Frame 1 (no input): blank canvas, image omitted
Frame 60 (the mouse pressed at the canvas centre just before this capture): blank canvas, image omitted
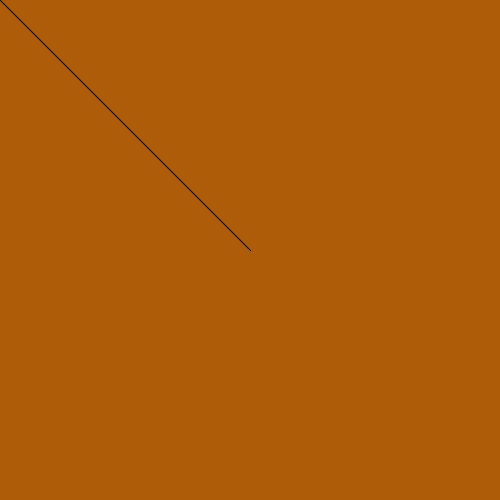
Frame 120 (the mouse held since frame 60 and released just before this capture)

The Processing sketch whose frames 1 and 60 were blank and that drew this single picture after the mouse press (run headless with seeded random() and noise(); from frame 60 on, the mouse is pressed at the canvas centre):

// Processing sketch: week01_5_stroke_painter
// ── week01_5_stroke_painter.pde
void setup()
{
  size(500,500);
  background(#AF5C09);//先背景
  stroke(0,0,0);//筆觸黑色
}
void draw()
{
  if(mousePressed) line(mouseX,mouseY, pmouseX,pmouseY);
}
void keyPressed()//按按鍵
{
  if(key=='1') stroke(#2309D3);
  if(key=='2') stroke(#3FBC0F);
  if(key=='3') stroke(#FF0009);
}
